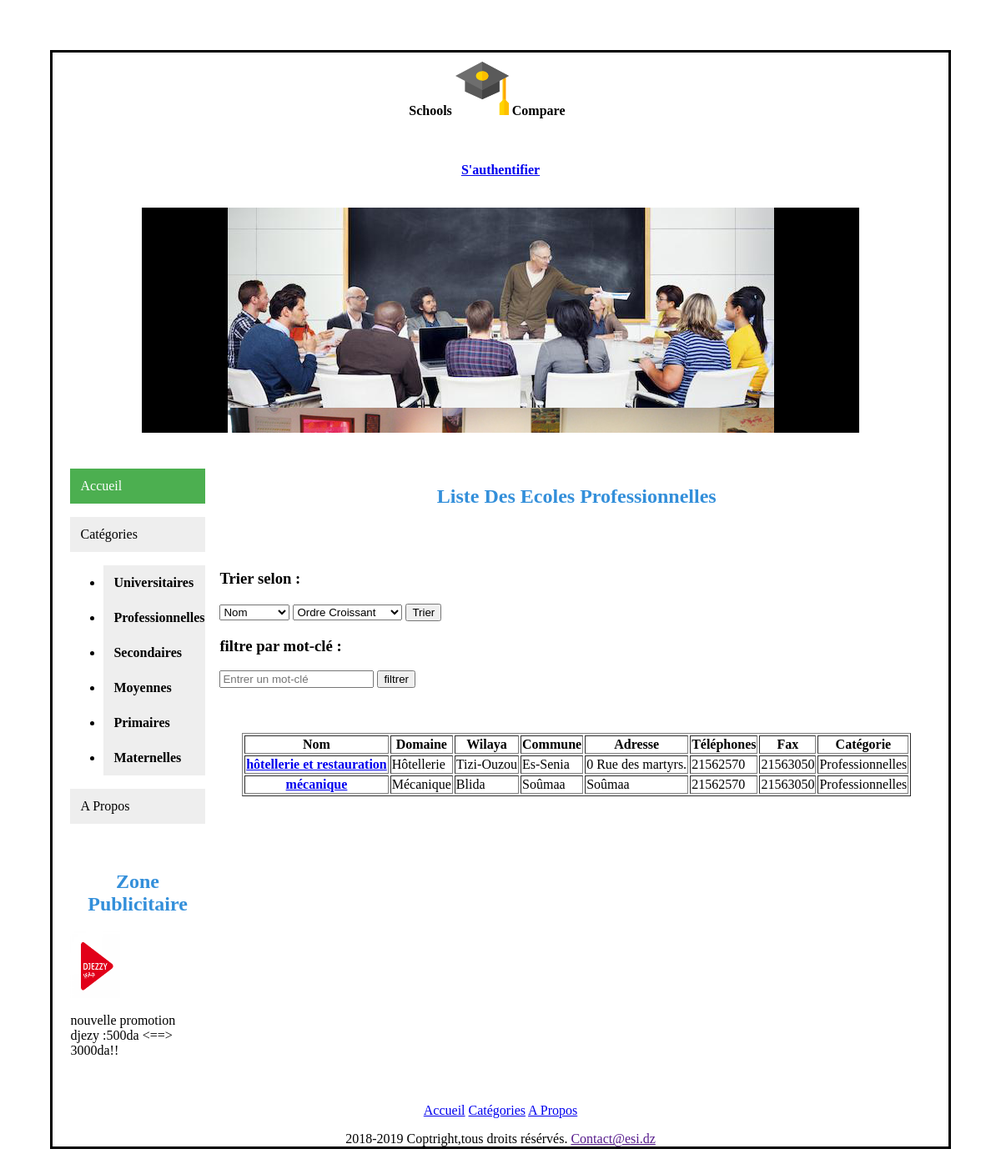
The app's page /project/view/categories/Professionnelles.php with its own data.
### tables this page shows
CREATE TABLE `formation` (
  `id` int(30) NOT NULL,
  `nom` varchar(30) NOT NULL,
  `domaine` varchar(30) NOT NULL,
  `wilaya` varchar(30) NOT NULL,
  `commune` varchar(30) NOT NULL,
  `adresse` varchar(30) NOT NULL,
  `tel` int(30) NOT NULL,
  `fax` int(30) NOT NULL,
  `id_categorie` int(30) NOT NULL,
  `actif` tinyint(1) NOT NULL
);

### project/model/formation.php (called while the page is built, shortened)
<?php
class Formation
{
    public $db_conn;
    function setConnection($conn)
    {
        $this->db_conn = $conn;
    }
    protected function init($id, $nom, $domaine, $wilaya, $commune, $adresse, $tel, $fax, $id_categorie,$actif)
    {
        $this->nom = $nom;
        $this->domaine = $domaine;
        $this->wilaya = $wilaya;
        $this->commune = $commune;
        $this->adresse = $adresse;
        $this->tel = $tel;
        $this->fax = $fax;
        $this->id_categorie = $id_categorie;
        $this->actif = $actif;
    }
    public function get($id)
    {
        $sql = "SELECT * FROM formation where id_categorie=".$id.";";
        $formations = $this->db_conn->query($sql)->fetchAll();
        $list_f = [];
        foreach ($formations as $formation) {
            $f = new self();
            $f->init($formation['id'], $formation['nom'], $formation['domaine'], $formation['wilaya'], $formation['commune'], $formation['adresse'], $formation['tel'], $formation['fax'], $formation['id_categorie'],$formation['actif']);
           array_push ($list_f,$f);
        }
        return $list_f;
    }
}
?>

### project/controller/afficher.php (called while the page is built, shortened)
<?php
include("../../core/connection.php");
include("../../model/Formation.php");
$formation=new Formation();
$formation->setConnection($conn);
$fs1 = $formation->get(1);
$fs2 = $formation->get(2);
?>

### project/view/categories/Professionnelles.php (the view, shortened to what this page needs)
<html>
<?php include("../includes/categories/head.php");
include("../../controller/afficher.php");
?>
     <body>
     <div class="logo"  align="center">
                <b> Schools <img src="../public/img/logo1.png" alt="image d'aceuil " > Compare</b>
                </div>
                <?php
                if (!isset($_SESSION['user'])) {
                    echo " <div class='login' >
    <b><a href='../../view/administration/login.php' align='center'><b>S'authentifier</b></a></b>
    </div>";
                }
                ?>
               <div class="diaporama">
                  <div class="images">
                      <img src="../public/img/0.jpg" class="diaporama_0"/>
                      <img src="../public/img/1.jpg" class="diaporama_1"/>
                  </div>
              </div>
            <div class ="Page">
        <div class="vertical-menu">
                   <a href="../../index.php"class="active">Accueil</a>
                   <p id="menu" onclick="toggleMenu()"><a href="#"> Catégories </a></p>
                   <ul id="menu-box" style="display: block">
                      <li><a href="Universitaires.php"><b>Universitaires</b></a></li>
                           <li><a href="Professionnelles.php"><b>Professionnelles</b></a></li>
                           <li><a href="Secondaires.php"><b>Secondaires</b></a></li>
                           <li><a href="Moyennes.php"><b>Moyennes</b></a></li>
                           <li><a href="Primaires.php"><b>Primaires</b></a></li>
                           <li><a href="Maternelles.php"><b>Maternelles</b></a></li>
                       </ul>
                   <a href="#">A Propos</a>
                    <h2 align="center">Zone Publicitaire</h2>
                    <img src='../public/img/Djezzy.png'width="60" height="80"></br></br>
                       nouvelle promotion djezy :500da <==> 3000da!!
               </div>
              <div class="content">
              <h2 align="center">Liste Des Ecoles Professionnelles </h2></br></br>
             <div class="tri-filtre">
    <div classs="tri">
<h3>Trier selon :</h3>
<select>
  <option value="nom">Nom</option>
</select>
<select>
  <option value="asc">Ordre Croissant</option>
</select>
<button type="submit" id="tri-btn" >Trier</button>
</div>
<div class="filtre" >
<h3>filtre par mot-clé :</h3>
<input type="text" placeholder="Entrer un mot-clé" name="mot-clé" required>
<button type="submit" class="filtre-btn"  id="filtre-btn">filtrer</button>
</div>
</div>
 <table id ="univ-table" border="1px" align="center" >
    <thead>
    <tr>
    <th scope="col" >Nom</th>
    <th scope="col">Domaine</th>
    <th scope="col">Wilaya</th>
    <th scope="col">Commune</th>
    <th scope="col">Adresse</th>
    <th scope="col">Téléphones</th>
    <th scope="col">Fax</th>
    <th scope="col">Catégorie</th>
    </tr>
    </thead>
    <tbody id="univ-tab-index">
    <?php
    $i = 4;
    foreach ($fs2 as $f2) : ?>
    <tr>
        <th  id=<?= $f2->id_categorie ?>scope="row">
        <?php
        if (($f2->actif)){
        echo '<a class="lien" href="../../sous-sites/'.$f2->id_categorie.'/'.$i.'/index.php">
        '.$f2->nom.'</a></th>';
        }else echo $f2->nom.'</th>';
        ?></th>
        <td id=<?= $f2->id_categorie ?>><?= $f2->domaine ?></td>
        <td id=<?= $f2->id_categorie ?>><?= $f2->wilaya ?></td>
        <td id=<?= $f2->id_categorie ?>><?= $f2->commune ?></td>
        <td id=<?= $f2->id_categorie ?>><?= $f2->adresse ?></td>
        <td id=<?= $f2->id_categorie ?>><?= $f2->tel ?></td>
        <td id=<?= $f2->id_categorie ?>><?= $f2->fax ?></td>
        <td >Professionnelles</td>
<?php
$i++;
?>
        </tr>
    <?php endforeach; ?>
    </tbody>
    </table>
              </div>
            </div>
            <?php include("../includes/categories/footer.php"); ?>
    </body>
</html>

### project/view/public/css/style.css (style rules this page uses)
.logo { width: 80%; height: 10%; margin-top: 1%; margin-left: 8.5%; justify-content: center; text-align: center; }
.Page { display: flex; }
.vertical-menu { width: 15%; margin-inline-start: 2%; margin-top: 4%; }
.vertical-menu a { background-color: #eee; color: black; display: block; padding: 12px; text-decoration: none; }
.vertical-menu a.active { background-color: #4CAF50; color: white; }
.content { margin-top: 4%; width: 100%; }
.login a { justify-content: center; text-align: center; }
.diaporama { text-align: center; margin: 0px auto; background: black; width: 80%; height: 40%; overflow: hidden; position: relative; }
.diaporama_0,.diaporama_1, .diaporama_2, { position: absolute; width: 100%; height: 100%; }
.diaporama_0 { left: 0px; }
.diaporama_1 { left: 675px; }
.images { margin: 0px auto; align-content: center; position: absolute; animation-duration: 9s; animation-iteration-count: infinite; animation-name: animation; background-color: black; }
body { border:3px black solid; margin: 5%; }
h2 { color:#338fda; }
.tri-filtre { margin-left: 2%; }
.login { text-align: center; }

### records on screen
formation: nom "hôtellerie et restauration", domaine "Hôtellerie", wilaya "Tizi-Ouzou", commune "Es-Senia", adresse "0 Rue des martyrs.", tel "21562570", fax "21563050"
formation: nom "mécanique", domaine "Mécanique", wilaya "Blida", commune "Soûmaa", adresse "Soûmaa", tel "21562570", fax "21563050"
